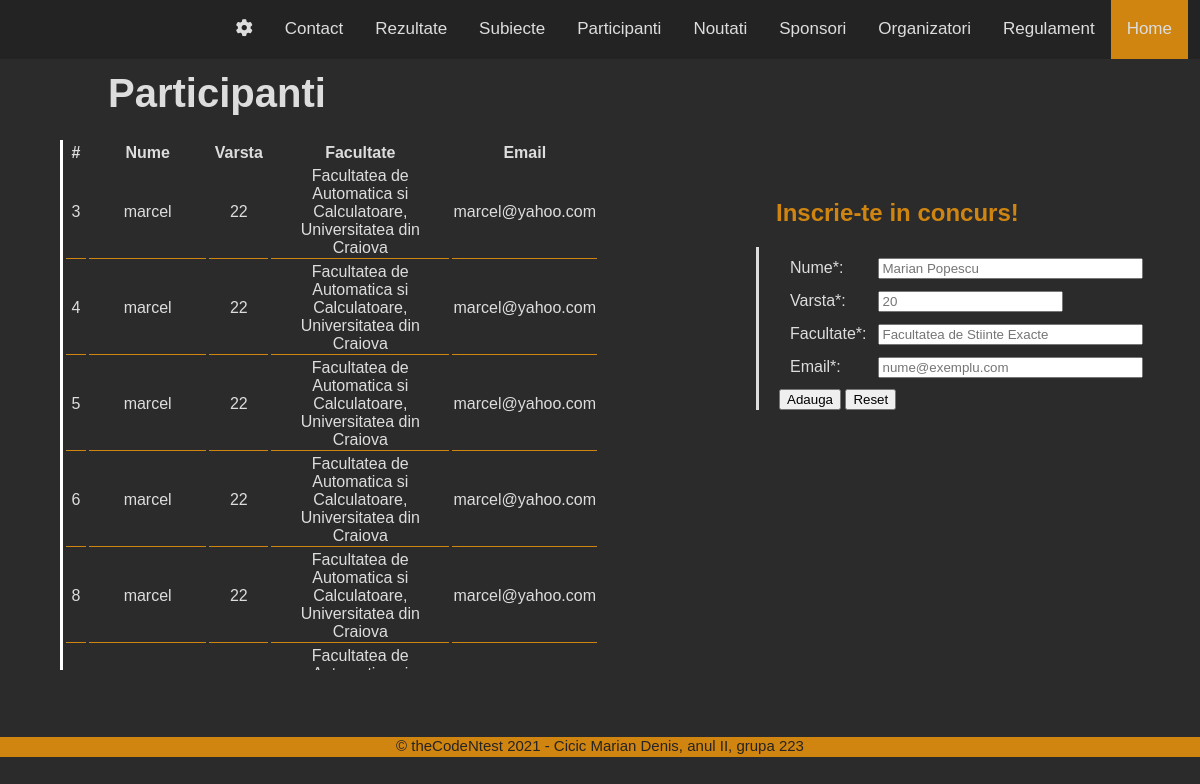
The page /Participanti.php on the database its author committed.
### tables this page shows
CREATE TABLE `participanti` (
  `id` int(11) NOT NULL,
  `nume` text NOT NULL,
  `varsta` int(2) NOT NULL,
  `loc` text NOT NULL,
  `email` text NOT NULL,
  `punctaj_subiect1` int(2) DEFAULT NULL,
  `punctaj_subiect2` int(2) DEFAULT NULL,
  `punctaj_subiect3` int(2) DEFAULT NULL,
  `punctaj_total` int(2) DEFAULT NULL
);

### Participanti.php (the view, shortened to what this page needs)
<?php
include "header.php";
include "db_connection.php";
include "inc.php";
?>
<div class="main-container">
  <div class="column-div">
    <div class="w50">
      <div class="titlu-div" style="padding-bottom:4%;"><b>Participanti</b></div>
      <div class="tabel-div-part">
        <?php
        $query = "SELECT * FROM participanti";
        $result = mysqli_query($conexiune, $query);
        if (mysqli_num_rows($result)) {
          print("<table class='tabel-part'>\n");
          print("<tr>\n");
          print("<th>#</th><th width='300'>Nume</th><th width='80'>Varsta</th><th width='400'>Facultate</th><th>Email</th>");
          print("</tr>\n");
          while ($row = mysqli_fetch_array($result)) {
            print("<tr>\n");
            print("<td class='tdp'>" . $row['id'] . "</td>\n");
            print("<td class='tdp'>" . $row['nume'] . "</td>\n");
            print("<td class='tdp'>" . $row['varsta'] . "</td>\n");
            print("<td class='tdp'>" . $row['loc'] . "</td>\n");
            print("<td class='tdp'>" . $row['email'] . "</td>\n");
            print("</tr>\n");
          }
          print("</table>");
        } else {
          print "Nu exista intrari in agenda!";
        }
        ?>
      </div>
    </div>
    <div class="w50">
      <?php
      $nume = "";
      $varsta = "";
      $loc = "";
      $email = "";
      ?>
      <div class="form-div-part">
        <h2 class="h2-part">Inscrie-te in concurs!</h2>
        <form action="Participanti.php" name="formaPart" method="post" class="form-part" onsubmit="return validareParticipanti();">
          <table cellspacing="10">
            <tr>
              <td>Nume*:</td>
              <td><input type="text" name="nume" value="<?php echo htmlspecialchars($nume); ?>" size="30" minlength="2" maxlength="20" required placeholder="Marian Popescu" />
              </td>
            </tr>
            <tr>
              <td>Varsta*:</td>
              <td><input type="number" name="varsta" value="<?php echo htmlspecialchars($varsta); ?>" size="5%" minlength="1" maxlength="2" required placeholder="20" />
              </td>
            </tr>
            <tr>
              <td>Facultate*:</td>
              <td><input type="text" name="loc" value="<?php echo htmlspecialchars($loc); ?>" size="30" minlength="5" required placeholder="Facultatea de Stiinte Exacte" />
              </td>
            </tr>
            <tr>
              <td>Email*:</td>
              <td><input type="email" name="email" value="<?php echo htmlspecialchars($email); ?>" size="30" placeholder="nume@exemplu.com" minlenght="5" required />
              </td>
            </tr>
          </table>
          <input type="submit" value="Adauga" />
          <input type="reset" value="Reset" />
        </form>
      </div>
    </div>
  </div>
</div>
<?php include "footer.php" ?>

### header.php (shortened to what this page needs)
<!DOCTYPE html>
<html>
<head> <title>Proiect</title>
</head>
<body>
<div class="topnav">
  <div class="right">
    <a href="admin/admin_index.php"><i class="fas fa-cog" style="text-align:center"></i></a>
    <a href="Contact.php">Contact</a>
    <a href="Rezultate.php">Rezultate</a>
    <a href="Subiecte.php">Subiecte</a>
    <a href="Participanti.php">Participanti</a>
    <a href="Noutati.php">Noutati</a>
    <a href="Sponsori.php">Sponsori</a>
    <a href="Organizatori.php">Organizatori</a>
    <a href="Regulament.php">Regulament</a>
    <a class="active" href="Home.php">Home</a>
  </div>
</div>

### inc.php (shortened to what this page needs)
<link href="css/cssStyle.css" rel="stylesheet" type="text/css" />

### footer.php
<div class="footer">
<div style="color:#262424; text-align:center; font-size: 15px">© theCodeNtest 2021 - Cicic Marian Denis, anul II, grupa 223</div>
</div>
</body>
</html>

### css/cssStyle.css (style rules this page uses)
body { height: 100%; margin: 0; font-family: Arial, Helvetica, sans-serif; background-color: #2B2B2B; }
.topnav { overflow: hidden; background-color: #242323; }
.right { float:right; margin-right:1%; }
.topnav a { float: left; color: #ddd; text-align: center; padding: 2% 16px; text-decoration: none; font-size: 17px; }
.topnav a.active { background-color: #D08510; color: #ddd; }
.footer { background-color: #D08510; width: 100%; height: 20px; bottom:0; position:static; }
.main-container { background-color: #2B2B2B; width: 100%; height:678px; }
.column-div { display:flex; width:100%; }
.w50 { width:50%; }
.titlu-div { color:#ddd; font-size:40px; padding:2% 0% 0% 18%; }
.tabel-div-part { height:530px; overflow:auto; width:100%; position: static; }
.tabel-part { border-left:3px solid #ddd; border-color: white; width:90%; margin-left: 10%; text-align: center; color: #ddd; border-spacing: 3px; }
.tdp { border-bottom: 1px solid #D08510; }
.form-div-part { padding-left:26%; padding-top:20%; color:#ddd; }
.h2-part { color:#D08510; padding-left:20px; }
.form-part { border-left: 3px solid #ddd; padding-left:20px; }

### rows shown on the page
participanti: id "3", nume "marcel", varsta "22", loc "Facultatea de Automatica si Calculatoare, Universitatea din Craiova", email "marcel@yahoo.com"
participanti: id "4", nume "marcel", varsta "22", loc "Facultatea de Automatica si Calculatoare, Universitatea din Craiova", email "marcel@yahoo.com"
participanti: id "5", nume "marcel", varsta "22", loc "Facultatea de Automatica si Calculatoare, Universitatea din Craiova", email "marcel@yahoo.com"
participanti: id "6", nume "marcel", varsta "22", loc "Facultatea de Automatica si Calculatoare, Universitatea din Craiova", email "marcel@yahoo.com"
participanti: id "8", nume "marcel", varsta "22", loc "Facultatea de Automatica si Calculatoare, Universitatea din Craiova", email "marcel@yahoo.com"
participanti: loc "Facultatea de…"
